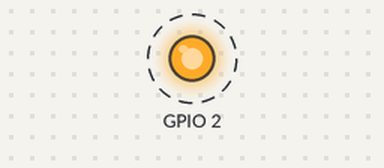
The sketch below on a simulated ESP8266 (NodeMCU). Parts: output pins drawn as LEDs (lit = HIGH). Dashed ring = blinking. WiFi joins after 1.5 s; servers stay silent unless stated; what the sketch prints to the serial monitor is not drawn.

Above: at 1.8 s.
Timing chart, 0 to 4.7 s (numbered marks = the images above):
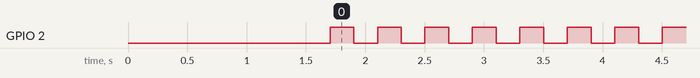

The sketch:

firmware_v2.ino
```cpp
#include <Arduino.h>
#include <ESP8266WiFi.h>
#include <ESP8266HTTPClient.h>
#include <ESP8266httpUpdate.h>
const char* ssid = "Nguyen Tiem";
const char* password = "58642110";
const char *currentVersion = "1.0";
const char *serverUrl = "http://192.168.1.21:3000/firmware.bin";

void checkUpdate(){
   t_httpUpdate_return ret = ESPhttpUpdate.update(serverUrl, currentVersion);
  switch (ret) {
    case HTTP_UPDATE_FAILED:
      Serial.printf("HTTP_UPDATE_FAILD Error (%d): %s", ESPhttpUpdate.getLastError(),
                    ESPhttpUpdate.getLastErrorString().c_str());
      break;
    case HTTP_UPDATE_NO_UPDATES:
      Serial.println("HTTP_UPDATE_NO_UPDATES");
      break;
    case HTTP_UPDATE_OK:
      Serial.println("HTTP_UPDATE_OK");
      break;
  }
  }
void setup() {
  Serial.begin(115200);
   pinMode(2, OUTPUT);
  Serial.println();
  Serial.println();
  Serial.print("ESP8266 http update, current version: ");
  Serial.println(currentVersion);
  WiFi.begin(ssid, password);
  while (WiFi.status() != WL_CONNECTED) {
    delay(500);
    Serial.print(".");
  }
  checkUpdate();
}
void loop() {

  digitalWrite(2, HIGH);   // turn the LED on (HIGH is the voltage level)
  delay(200);                       // wait for a second
  digitalWrite(2, LOW);    // turn the LED off by making the voltage LOW
  delay(200);
}
```

Measured:
- by itself, GPIO 2: alternates HIGH for 0.20 s and LOW for 0.20 s
